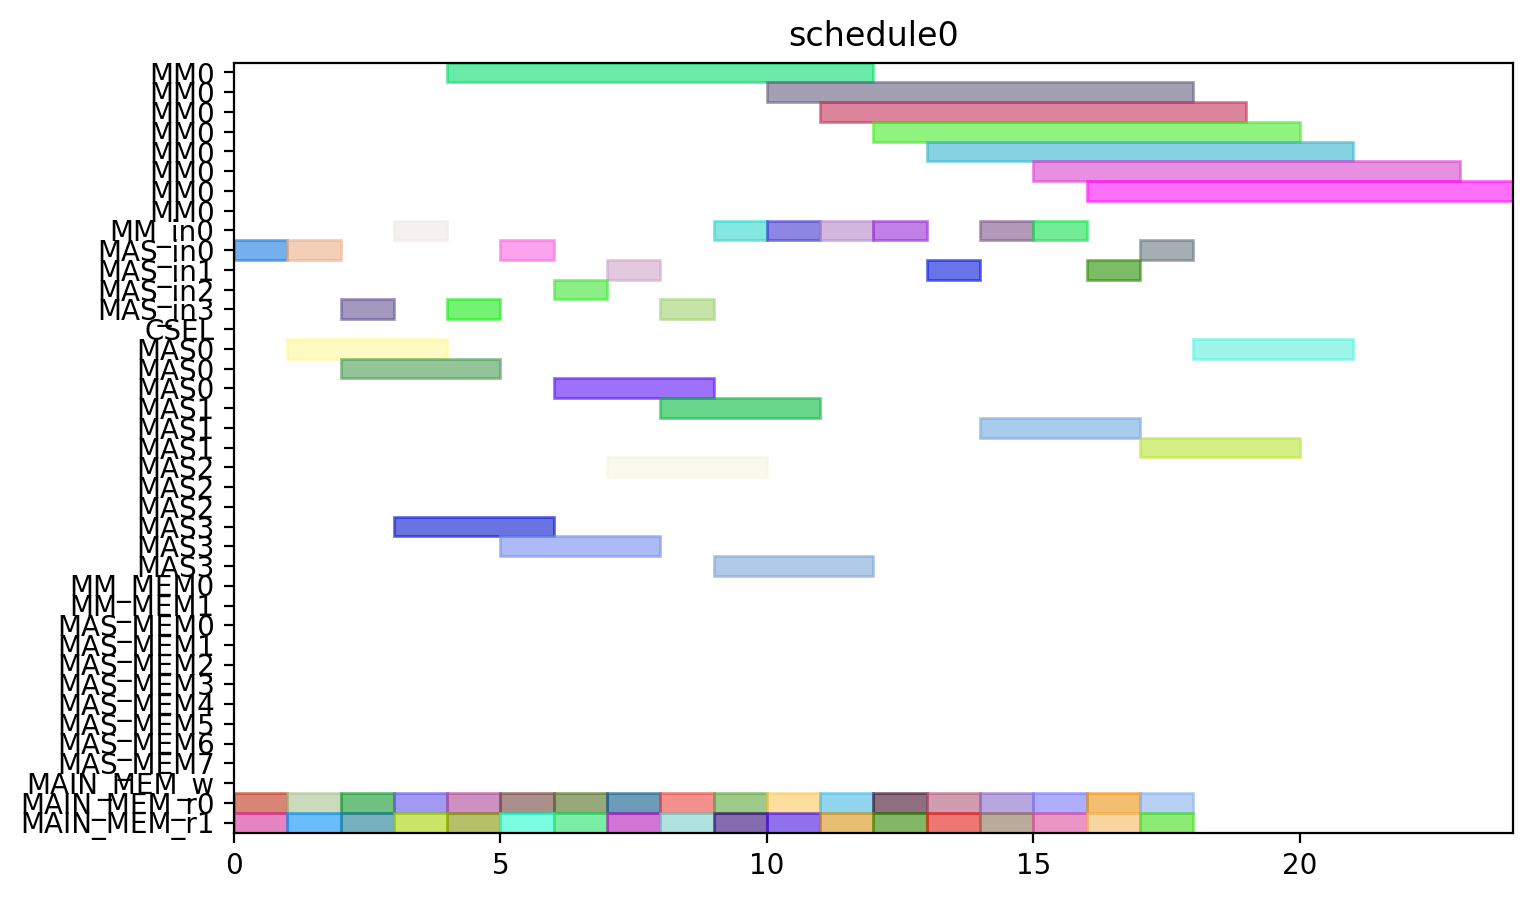

Generate this figure with Python:
from pyschedule import Scenario, solvers, plotters, alt


def solve():
	horizon = 120
	S = Scenario("schedule0", horizon=horizon)

	# resource
	MM = S.Resources('MM', num=1, size=8)
	MM_in = S.Resources('MM_in', num=1)
	MAS_in = S.Resources('MAS_in', num=4)
	CSEL = S.Resource('CSEL')
	MAS = S.Resources('MAS', num=4, size=3, periods=range(1, horizon))
	MM_MEM = S.Resources('MM_MEM', num=2)
	MAS_MEM = S.Resources('MAS_MEM', num=8)
	MAIN_MEM_w = S.Resource('MAIN_MEM_w', size=1)
	MAIN_MEM_r = S.Resources('MAIN_MEM_r', num=2)

	# result of previous scheduling

	# new tasks
	t0_t0 = S.Task('t0_t0', length=3, delay_cost=1)
	t0_t0 += alt(MAS)
	t0_t0_in = S.Task('t0_t0_in', length=1, delay_cost=1)
	t0_t0_in += alt(MAS_in)
	S += t0_t0_in*MAS_in[0]<=t0_t0*MAS[0]

	S += t0_t0_in*MAS_in[1]<=t0_t0*MAS[1]

	S += t0_t0_in*MAS_in[2]<=t0_t0*MAS[2]

	S += t0_t0_in*MAS_in[3]<=t0_t0*MAS[3]

	t0_t0_mem0 = S.Task('t0_t0_mem0', length=1, delay_cost=1)
	t0_t0_mem0 += MAIN_MEM_r[0]
	S += t0_t0_mem0 <= t0_t0

	t0_t0_mem1 = S.Task('t0_t0_mem1', length=1, delay_cost=1)
	t0_t0_mem1 += MAIN_MEM_r[1]
	S += t0_t0_mem1 <= t0_t0

	t0_t1 = S.Task('t0_t1', length=3, delay_cost=1)
	t0_t1 += alt(MAS)
	t0_t1_in = S.Task('t0_t1_in', length=1, delay_cost=1)
	t0_t1_in += alt(MAS_in)
	S += t0_t1_in*MAS_in[0]<=t0_t1*MAS[0]

	S += t0_t1_in*MAS_in[1]<=t0_t1*MAS[1]

	S += t0_t1_in*MAS_in[2]<=t0_t1*MAS[2]

	S += t0_t1_in*MAS_in[3]<=t0_t1*MAS[3]

	t0_t1_mem0 = S.Task('t0_t1_mem0', length=1, delay_cost=1)
	t0_t1_mem0 += MAIN_MEM_r[0]
	S += t0_t1_mem0 <= t0_t1

	t0_t1_mem1 = S.Task('t0_t1_mem1', length=1, delay_cost=1)
	t0_t1_mem1 += MAIN_MEM_r[1]
	S += t0_t1_mem1 <= t0_t1

	t0_t3 = S.Task('t0_t3', length=8, delay_cost=1)
	t0_t3 += alt(MM)
	t0_t3_in = S.Task('t0_t3_in', length=1, delay_cost=1)
	t0_t3_in += alt(MM_in)
	S += t0_t3_in*MM_in[0]<=t0_t3*MM[0]
	t0_t3_mem0 = S.Task('t0_t3_mem0', length=1, delay_cost=1)
	t0_t3_mem0 += MAIN_MEM_r[0]
	S += t0_t3_mem0 <= t0_t3

	t0_t3_mem1 = S.Task('t0_t3_mem1', length=1, delay_cost=1)
	t0_t3_mem1 += MAIN_MEM_r[1]
	S += t0_t3_mem1 <= t0_t3

	t1_t0 = S.Task('t1_t0', length=3, delay_cost=1)
	t1_t0 += alt(MAS)
	t1_t0_in = S.Task('t1_t0_in', length=1, delay_cost=1)
	t1_t0_in += alt(MAS_in)
	S += t1_t0_in*MAS_in[0]<=t1_t0*MAS[0]

	S += t1_t0_in*MAS_in[1]<=t1_t0*MAS[1]

	S += t1_t0_in*MAS_in[2]<=t1_t0*MAS[2]

	S += t1_t0_in*MAS_in[3]<=t1_t0*MAS[3]

	t1_t0_mem0 = S.Task('t1_t0_mem0', length=1, delay_cost=1)
	t1_t0_mem0 += MAIN_MEM_r[0]
	S += t1_t0_mem0 <= t1_t0

	t1_t0_mem1 = S.Task('t1_t0_mem1', length=1, delay_cost=1)
	t1_t0_mem1 += MAIN_MEM_r[1]
	S += t1_t0_mem1 <= t1_t0

	t1_t1 = S.Task('t1_t1', length=3, delay_cost=1)
	t1_t1 += alt(MAS)
	t1_t1_in = S.Task('t1_t1_in', length=1, delay_cost=1)
	t1_t1_in += alt(MAS_in)
	S += t1_t1_in*MAS_in[0]<=t1_t1*MAS[0]

	S += t1_t1_in*MAS_in[1]<=t1_t1*MAS[1]

	S += t1_t1_in*MAS_in[2]<=t1_t1*MAS[2]

	S += t1_t1_in*MAS_in[3]<=t1_t1*MAS[3]

	t1_t1_mem0 = S.Task('t1_t1_mem0', length=1, delay_cost=1)
	t1_t1_mem0 += MAIN_MEM_r[0]
	S += t1_t1_mem0 <= t1_t1

	t1_t1_mem1 = S.Task('t1_t1_mem1', length=1, delay_cost=1)
	t1_t1_mem1 += MAIN_MEM_r[1]
	S += t1_t1_mem1 <= t1_t1

	t1_t3 = S.Task('t1_t3', length=8, delay_cost=1)
	t1_t3 += alt(MM)
	t1_t3_in = S.Task('t1_t3_in', length=1, delay_cost=1)
	t1_t3_in += alt(MM_in)
	S += t1_t3_in*MM_in[0]<=t1_t3*MM[0]
	t1_t3_mem0 = S.Task('t1_t3_mem0', length=1, delay_cost=1)
	t1_t3_mem0 += MAIN_MEM_r[0]
	S += t1_t3_mem0 <= t1_t3

	t1_t3_mem1 = S.Task('t1_t3_mem1', length=1, delay_cost=1)
	t1_t3_mem1 += MAIN_MEM_r[1]
	S += t1_t3_mem1 <= t1_t3

	t2_t2 = S.Task('t2_t2', length=3, delay_cost=1)
	t2_t2 += alt(MAS)
	t2_t2_in = S.Task('t2_t2_in', length=1, delay_cost=1)
	t2_t2_in += alt(MAS_in)
	S += t2_t2_in*MAS_in[0]<=t2_t2*MAS[0]

	S += t2_t2_in*MAS_in[1]<=t2_t2*MAS[1]

	S += t2_t2_in*MAS_in[2]<=t2_t2*MAS[2]

	S += t2_t2_in*MAS_in[3]<=t2_t2*MAS[3]

	t2_t2_mem0 = S.Task('t2_t2_mem0', length=1, delay_cost=1)
	t2_t2_mem0 += MAIN_MEM_r[0]
	S += t2_t2_mem0 <= t2_t2

	t2_t2_mem1 = S.Task('t2_t2_mem1', length=1, delay_cost=1)
	t2_t2_mem1 += MAIN_MEM_r[1]
	S += t2_t2_mem1 <= t2_t2

	t5_t0 = S.Task('t5_t0', length=8, delay_cost=1)
	t5_t0 += alt(MM)
	t5_t0_in = S.Task('t5_t0_in', length=1, delay_cost=1)
	t5_t0_in += alt(MM_in)
	S += t5_t0_in*MM_in[0]<=t5_t0*MM[0]
	t5_t0_mem0 = S.Task('t5_t0_mem0', length=1, delay_cost=1)
	t5_t0_mem0 += MAIN_MEM_r[0]
	S += t5_t0_mem0 <= t5_t0

	t5_t0_mem1 = S.Task('t5_t0_mem1', length=1, delay_cost=1)
	t5_t0_mem1 += MAIN_MEM_r[1]
	S += t5_t0_mem1 <= t5_t0

	t5_t1 = S.Task('t5_t1', length=8, delay_cost=1)
	t5_t1 += alt(MM)
	t5_t1_in = S.Task('t5_t1_in', length=1, delay_cost=1)
	t5_t1_in += alt(MM_in)
	S += t5_t1_in*MM_in[0]<=t5_t1*MM[0]
	t5_t1_mem0 = S.Task('t5_t1_mem0', length=1, delay_cost=1)
	t5_t1_mem0 += MAIN_MEM_r[0]
	S += t5_t1_mem0 <= t5_t1

	t5_t1_mem1 = S.Task('t5_t1_mem1', length=1, delay_cost=1)
	t5_t1_mem1 += MAIN_MEM_r[1]
	S += t5_t1_mem1 <= t5_t1

	t5_t2 = S.Task('t5_t2', length=3, delay_cost=1)
	t5_t2 += alt(MAS)
	t5_t2_in = S.Task('t5_t2_in', length=1, delay_cost=1)
	t5_t2_in += alt(MAS_in)
	S += t5_t2_in*MAS_in[0]<=t5_t2*MAS[0]

	S += t5_t2_in*MAS_in[1]<=t5_t2*MAS[1]

	S += t5_t2_in*MAS_in[2]<=t5_t2*MAS[2]

	S += t5_t2_in*MAS_in[3]<=t5_t2*MAS[3]

	t5_t2_mem0 = S.Task('t5_t2_mem0', length=1, delay_cost=1)
	t5_t2_mem0 += MAIN_MEM_r[0]
	S += t5_t2_mem0 <= t5_t2

	t5_t2_mem1 = S.Task('t5_t2_mem1', length=1, delay_cost=1)
	t5_t2_mem1 += MAIN_MEM_r[1]
	S += t5_t2_mem1 <= t5_t2

	t5_t3 = S.Task('t5_t3', length=3, delay_cost=1)
	t5_t3 += alt(MAS)
	t5_t3_in = S.Task('t5_t3_in', length=1, delay_cost=1)
	t5_t3_in += alt(MAS_in)
	S += t5_t3_in*MAS_in[0]<=t5_t3*MAS[0]

	S += t5_t3_in*MAS_in[1]<=t5_t3*MAS[1]

	S += t5_t3_in*MAS_in[2]<=t5_t3*MAS[2]

	S += t5_t3_in*MAS_in[3]<=t5_t3*MAS[3]

	t5_t3_mem0 = S.Task('t5_t3_mem0', length=1, delay_cost=1)
	t5_t3_mem0 += MAIN_MEM_r[0]
	S += t5_t3_mem0 <= t5_t3

	t5_t3_mem1 = S.Task('t5_t3_mem1', length=1, delay_cost=1)
	t5_t3_mem1 += MAIN_MEM_r[1]
	S += t5_t3_mem1 <= t5_t3

	t7_t0 = S.Task('t7_t0', length=3, delay_cost=1)
	t7_t0 += alt(MAS)
	t7_t0_in = S.Task('t7_t0_in', length=1, delay_cost=1)
	t7_t0_in += alt(MAS_in)
	S += t7_t0_in*MAS_in[0]<=t7_t0*MAS[0]

	S += t7_t0_in*MAS_in[1]<=t7_t0*MAS[1]

	S += t7_t0_in*MAS_in[2]<=t7_t0*MAS[2]

	S += t7_t0_in*MAS_in[3]<=t7_t0*MAS[3]

	t7_t0_mem0 = S.Task('t7_t0_mem0', length=1, delay_cost=1)
	t7_t0_mem0 += MAIN_MEM_r[0]
	S += t7_t0_mem0 <= t7_t0

	t7_t0_mem1 = S.Task('t7_t0_mem1', length=1, delay_cost=1)
	t7_t0_mem1 += MAIN_MEM_r[1]
	S += t7_t0_mem1 <= t7_t0

	t7_t1 = S.Task('t7_t1', length=3, delay_cost=1)
	t7_t1 += alt(MAS)
	t7_t1_in = S.Task('t7_t1_in', length=1, delay_cost=1)
	t7_t1_in += alt(MAS_in)
	S += t7_t1_in*MAS_in[0]<=t7_t1*MAS[0]

	S += t7_t1_in*MAS_in[1]<=t7_t1*MAS[1]

	S += t7_t1_in*MAS_in[2]<=t7_t1*MAS[2]

	S += t7_t1_in*MAS_in[3]<=t7_t1*MAS[3]

	t7_t1_mem0 = S.Task('t7_t1_mem0', length=1, delay_cost=1)
	t7_t1_mem0 += MAIN_MEM_r[0]
	S += t7_t1_mem0 <= t7_t1

	t7_t1_mem1 = S.Task('t7_t1_mem1', length=1, delay_cost=1)
	t7_t1_mem1 += MAIN_MEM_r[1]
	S += t7_t1_mem1 <= t7_t1

	t7_t3 = S.Task('t7_t3', length=8, delay_cost=1)
	t7_t3 += alt(MM)
	t7_t3_in = S.Task('t7_t3_in', length=1, delay_cost=1)
	t7_t3_in += alt(MM_in)
	S += t7_t3_in*MM_in[0]<=t7_t3*MM[0]
	t7_t3_mem0 = S.Task('t7_t3_mem0', length=1, delay_cost=1)
	t7_t3_mem0 += MAIN_MEM_r[0]
	S += t7_t3_mem0 <= t7_t3

	t7_t3_mem1 = S.Task('t7_t3_mem1', length=1, delay_cost=1)
	t7_t3_mem1 += MAIN_MEM_r[1]
	S += t7_t3_mem1 <= t7_t3

	t10_t0 = S.Task('t10_t0', length=8, delay_cost=1)
	t10_t0 += alt(MM)
	t10_t0_in = S.Task('t10_t0_in', length=1, delay_cost=1)
	t10_t0_in += alt(MM_in)
	S += t10_t0_in*MM_in[0]<=t10_t0*MM[0]
	t10_t0_mem0 = S.Task('t10_t0_mem0', length=1, delay_cost=1)
	t10_t0_mem0 += MAIN_MEM_r[0]
	S += t10_t0_mem0 <= t10_t0

	t10_t0_mem1 = S.Task('t10_t0_mem1', length=1, delay_cost=1)
	t10_t0_mem1 += MAIN_MEM_r[1]
	S += t10_t0_mem1 <= t10_t0

	t10_t1 = S.Task('t10_t1', length=8, delay_cost=1)
	t10_t1 += alt(MM)
	t10_t1_in = S.Task('t10_t1_in', length=1, delay_cost=1)
	t10_t1_in += alt(MM_in)
	S += t10_t1_in*MM_in[0]<=t10_t1*MM[0]
	t10_t1_mem0 = S.Task('t10_t1_mem0', length=1, delay_cost=1)
	t10_t1_mem0 += MAIN_MEM_r[0]
	S += t10_t1_mem0 <= t10_t1

	t10_t1_mem1 = S.Task('t10_t1_mem1', length=1, delay_cost=1)
	t10_t1_mem1 += MAIN_MEM_r[1]
	S += t10_t1_mem1 <= t10_t1

	t10_t2 = S.Task('t10_t2', length=3, delay_cost=1)
	t10_t2 += alt(MAS)
	t10_t2_in = S.Task('t10_t2_in', length=1, delay_cost=1)
	t10_t2_in += alt(MAS_in)
	S += t10_t2_in*MAS_in[0]<=t10_t2*MAS[0]

	S += t10_t2_in*MAS_in[1]<=t10_t2*MAS[1]

	S += t10_t2_in*MAS_in[2]<=t10_t2*MAS[2]

	S += t10_t2_in*MAS_in[3]<=t10_t2*MAS[3]

	t10_t2_mem0 = S.Task('t10_t2_mem0', length=1, delay_cost=1)
	t10_t2_mem0 += MAIN_MEM_r[0]
	S += t10_t2_mem0 <= t10_t2

	t10_t2_mem1 = S.Task('t10_t2_mem1', length=1, delay_cost=1)
	t10_t2_mem1 += MAIN_MEM_r[1]
	S += t10_t2_mem1 <= t10_t2

	t10_t3 = S.Task('t10_t3', length=3, delay_cost=1)
	t10_t3 += alt(MAS)
	t10_t3_in = S.Task('t10_t3_in', length=1, delay_cost=1)
	t10_t3_in += alt(MAS_in)
	S += t10_t3_in*MAS_in[0]<=t10_t3*MAS[0]

	S += t10_t3_in*MAS_in[1]<=t10_t3*MAS[1]

	S += t10_t3_in*MAS_in[2]<=t10_t3*MAS[2]

	S += t10_t3_in*MAS_in[3]<=t10_t3*MAS[3]

	t10_t3_mem0 = S.Task('t10_t3_mem0', length=1, delay_cost=1)
	t10_t3_mem0 += MAIN_MEM_r[0]
	S += t10_t3_mem0 <= t10_t3

	t10_t3_mem1 = S.Task('t10_t3_mem1', length=1, delay_cost=1)
	t10_t3_mem1 += MAIN_MEM_r[1]
	S += t10_t3_mem1 <= t10_t3

	solvers.mip.solve(S,msg=1,kind='CPLEX',ratio_gap=1.01)

	solution = [['hoge']*len(S.solution()[1]) for i in range(len(S.solution()))]
	for i in range(len(S.solution())):
		for j in range(len(S.solution()[i])):
			solution[i][j]=str(S.solution()[i][j])
	print(solution)

	cycles = int(solution[-1][3])

	pic_file_name = "/home/mfukuda/ABE/multiRAM_multiMAS_16mux/scheduling_result/stage8MM1_stage3MAS4/EP2_DBL_w_EVAL/schedule0.png"
	if(S.solution() != []):
		plotters.matplotlib.plot(S,img_filename=pic_file_name, show_task_labels=False, fig_size=(cycles*0.25+3, 5))

	return solution
